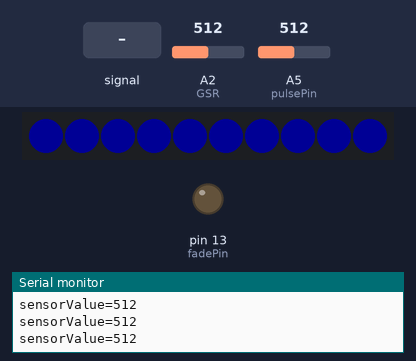
Simulated run of this sketch. Board: Arduino Uno, built with avr-gcc and run on an emulated ATmega328P. Shown: 10 RGB LEDs in strip order, left to right, output pins drawn as LEDs (lit = HIGH), the last lines printed to the serial monitor. The inputs (shaded band) are chosen by the test bench; at power-on: A5 (pulsePin) = 512, A2 (GSR) = 512. Dim RGB values are drawn brighter than linear.

Above: at 1.2 s.
1.3 s: A5 (pulsePin) set to 90
At 1.57 s:
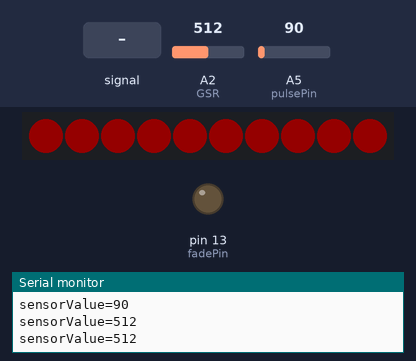
4.3 s: A2 (GSR) set to 306
At 7.2 s:
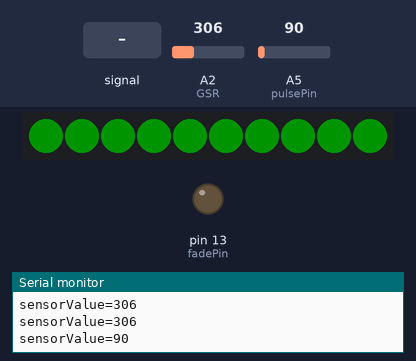
7.3 s: A5 (pulsePin) set to 210
10.3 s: A5 (pulsePin) fed a 200 Hz sine of ±81 counts around its level
11.9 s: A2 (GSR) set to 106
13.4 s: A2 (GSR) set to 91
At 14.03 s:
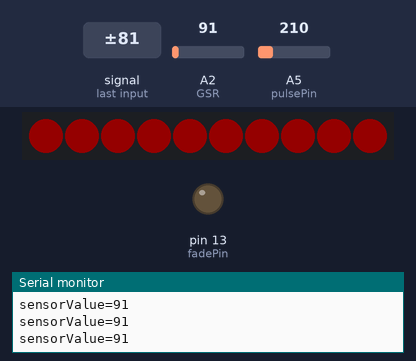
Timing chart, 0 to 16.4 s (numbered marks = the images above; inputs shaded):
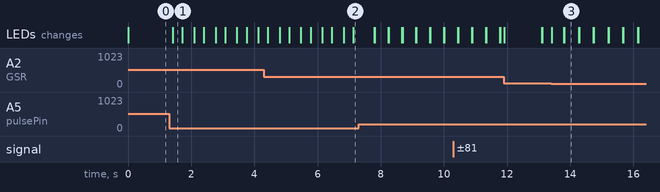

Measured:
- the behaviour switches between 100 and 99 on A2 (GSR) (found by bisection; images 2 and 3)
- after the input at 1.3 s, the LEDs: change after 0.12 s (image 1)
- after the input at 4.3 s, the LEDs: change after 0.13 s (image 2)
- after the input at 13.4 s, the LEDs: change at once (image 3)
- what the display in image 3 shows lasts 0.5 s, from 13.8 s to 14.3 s

The sketch:

project2.ino
```cpp
const int GSR=A2;

#include <Adafruit_NeoPixel.h>

#define PIN 10
#define LED_COUNT 10
#define TOP_DOWN 0
#define DOWN_TOP 1

Adafruit_NeoPixel leds = Adafruit_NeoPixel(LED_COUNT, PIN, NEO_GRB + NEO_KHZ800);

int ledBrightness = 0;
const int pulsePin = A5;                 // Pulse Sensor purple wire connected to analog pin 0
//int blinkPin = 5;                // pin to blink led at each beat
int fadePin = 13;                  // pin to do fancy classy fading blink at each beat
int fadeRate = 0;                 // used to fade LED on with PWM on fadePin

// Volatile Variables, used in the interrupt service routine!
volatile int BPM;                   // int that holds raw Analog in 0. updated every 2mS
volatile int Signal;                // holds the incoming raw data
volatile int IBI = 600;             // int that holds the time interval between beats! Must be seeded!
volatile boolean Pulse = false;     // "True" when User's live heartbeat is detected. "False" when not a "live beat".
volatile boolean QS = false;        // becomes true when Arduoino finds a beat.

// Regards Serial OutPut  -- Set This Up to your needs
static boolean serialVisual = false;   // Set to 'false' by Default.  Re-set to 'true' to see Arduino Serial Monitor ASCII Visual Pulse


void setup(){
  Serial.begin(9600);             // we agree to talk fast!
  pinMode(fadePin,OUTPUT);          // pin that will fade to your heartbeat!
  interruptSetup();

  leds.begin();  // Call this to start up the LED strip.
  clearLEDs();   // This function, defined below, turns all LEDs off...
  leds.show();   // ...but the LEDs don't actually update until you call this.

}

void loop(){

  int sensorValue=analogRead(GSR);
  Serial.print("sensorValue=");
  Serial.println(sensorValue);

  setLedColors(sensorValue);

  if (QS == true){
    ledBrightness = 255;
    QS = false;
  }

  setLedBrightness();
  delay(10);

}


void setLedColors(int gsrVal)
{

//  uint32_t pixelColor = leds.Color(255, 255, 255);

  uint32_t pixelColor = 0;

  if (gsrVal >= 400) {
    pixelColor = leds.Color(0, 0, 255);

  } else if (gsrVal >= 300) {
    pixelColor = leds.Color(0, 255, 0);

  } else if (gsrVal >= 200) {
    pixelColor = leds.Color(255, 255, 0);

  } else if (gsrVal >= 100) {
    pixelColor = leds.Color(255, 69, 0);

  } else {
    pixelColor = leds.Color(255, 0, 0);
  }

  for (int i=0; i<LED_COUNT; i++)
  {
    leds.setPixelColor(i, pixelColor);
  }
  leds.show();
}

void clearLEDs()
{
  for (int i=0; i<LED_COUNT; i++)
  {
    leds.setPixelColor(i, 0);
  }
}

void setLedBrightness(){
    ledBrightness -= 13;                         //  set LED fade value
    ledBrightness = constrain(ledBrightness,20,255);   //  keep LED fade value from going into negative numbers!

    leds.setBrightness(ledBrightness);
}
```

AllSerialHandling.ino
```cpp
//////////
/////////  All Serial Handling Code,
/////////  It's Changeable with the 'serialVisual' variable
/////////  Set it to 'true' or 'false' when it's declared at start of code.
/////////

void serialOutput(){   // Decide How To Output Serial.
 if (serialVisual == true){
     arduinoSerialMonitorVisual('-', Signal);   // goes to function that makes Serial Monitor Visualizer
 } else{
      sendDataToSerial('S', Signal);     // goes to sendDataToSerial function
 }
}


//  Decides How To OutPut BPM and IBI Data
void serialOutputWhenBeatHappens(){
 if (serialVisual == true){            //  Code to Make the Serial Monitor Visualizer Work
    Serial.print("*** Heart-Beat Happened *** ");  //ASCII Art Madness
    Serial.print("BPM: ");
    Serial.print(BPM);
    Serial.print("  ");
 } else{
        sendDataToSerial('B',BPM);   // send heart rate with a 'B' prefix
        sendDataToSerial('Q',IBI);   // send time between beats with a 'Q' prefix
 }
}


//  Sends Data to Pulse Sensor Processing App, Native Mac App, or Third-party Serial Readers.
void sendDataToSerial(char symbol, int data ){
    Serial.print(symbol);

    Serial.println(data);
  }


//  Code to Make the Serial Monitor Visualizer Work
void arduinoSerialMonitorVisual(char symbol, int data ){
  const int sensorMin = 0;      // sensor minimum, discovered through experiment
const int sensorMax = 1024;    // sensor maximum, discovered through experiment

  int sensorReading = data;
  // map the sensor range to a range of 12 options:
  int range = map(sensorReading, sensorMin, sensorMax, 0, 11);

  // do something different depending on the
  // range value:
  switch (range) {
  case 0:
    Serial.println("");     /////ASCII Art Madness
    break;
  case 1:
    Serial.println("---");
    break;
  case 2:
    Serial.println("------");
    break;
  case 3:
    Serial.println("---------");
    break;
  case 4:
    Serial.println("------------");
    break;
  case 5:
    Serial.println("--------------|-");
    break;
  case 6:
    Serial.println("--------------|---");
    break;
  case 7:
    Serial.println("--------------|-------");
    break;
  case 8:
    Serial.println("--------------|----------");
    break;
  case 9:
    Serial.println("--------------|----------------");
    break;
  case 10:
    Serial.println("--------------|-------------------");
    break;
  case 11:
    Serial.println("--------------|-----------------------");
    break;

  }
}
```

Interrupt.ino
```cpp
volatile int rate[10];                    // array to hold last ten IBI values
volatile unsigned long sampleCounter = 0;          // used to determine pulse timing
volatile unsigned long lastBeatTime = 0;           // used to find IBI
volatile int P =512;                      // used to find peak in pulse wave, seeded
volatile int T = 512;                     // used to find trough in pulse wave, seeded
volatile int thresh = 525;                // used to find instant moment of heart beat, seeded
volatile int amp = 100;                   // used to hold amplitude of pulse waveform, seeded
volatile boolean firstBeat = true;        // used to seed rate array so we startup with reasonable BPM
volatile boolean secondBeat = false;      // used to seed rate array so we startup with reasonable BPM


void interruptSetup(){
  // Initializes Timer2 to throw an interrupt every 2mS.
  TCCR2A = 0x02;     // DISABLE PWM ON DIGITAL PINS 3 AND 11, AND GO INTO CTC MODE
  TCCR2B = 0x06;     // DON'T FORCE COMPARE, 256 PRESCALER
  OCR2A = 0X7C;      // SET THE TOP OF THE COUNT TO 124 FOR 500Hz SAMPLE RATE
  TIMSK2 = 0x02;     // ENABLE INTERRUPT ON MATCH BETWEEN TIMER2 AND OCR2A
  sei();             // MAKE SURE GLOBAL INTERRUPTS ARE ENABLED
}


// THIS IS THE TIMER 2 INTERRUPT SERVICE ROUTINE.
// Timer 2 makes sure that we take a reading every 2 miliseconds
ISR(TIMER2_COMPA_vect){                         // triggered when Timer2 counts to 124
  cli();                                      // disable interrupts while we do this
  Signal = analogRead(pulsePin);              // read the Pulse Sensor
  sampleCounter += 2;                         // keep track of the time in mS with this variable
  int N = sampleCounter - lastBeatTime;       // monitor the time since the last beat to avoid noise

    //  find the peak and trough of the pulse wave
  if(Signal < thresh && N > (IBI/5)*3){       // avoid dichrotic noise by waiting 3/5 of last IBI
    if (Signal < T){                        // T is the trough
      T = Signal;                         // keep track of lowest point in pulse wave
    }
  }

  if(Signal > thresh && Signal > P){          // thresh condition helps avoid noise
    P = Signal;                             // P is the peak
  }                                        // keep track of highest point in pulse wave

  //  NOW IT'S TIME TO LOOK FOR THE HEART BEAT
  // signal surges up in value every time there is a pulse
  if (N > 250){                                   // avoid high frequency noise
    if ( (Signal > thresh) && (Pulse == false) && (N > (IBI/5)*3) ){
      Pulse = true;                               // set the Pulse flag when we think there is a pulse
//      digitalWrite(blinkPin,HIGH);                // turn on pin 13 LED
      IBI = sampleCounter - lastBeatTime;         // measure time between beats in mS
      lastBeatTime = sampleCounter;               // keep track of time for next pulse

      if(secondBeat){                        // if this is the second beat, if secondBeat == TRUE
        secondBeat = false;                  // clear secondBeat flag
        for(int i=0; i<=9; i++){             // seed the running total to get a realisitic BPM at startup
          rate[i] = IBI;
        }
      }

      if(firstBeat){                         // if it's the first time we found a beat, if firstBeat == TRUE
        firstBeat = false;                   // clear firstBeat flag
        secondBeat = true;                   // set the second beat flag
        sei();                               // enable interrupts again
        return;                              // IBI value is unreliable so discard it
      }


      // keep a running total of the last 10 IBI values
      word runningTotal = 0;                  // clear the runningTotal variable

      for(int i=0; i<=8; i++){                // shift data in the rate array
        rate[i] = rate[i+1];                  // and drop the oldest IBI value
        runningTotal += rate[i];              // add up the 9 oldest IBI values
      }

      rate[9] = IBI;                          // add the latest IBI to the rate array
      runningTotal += rate[9];                // add the latest IBI to runningTotal
      runningTotal /= 10;                     // average the last 10 IBI values
      BPM = 60000/runningTotal;               // how many beats can fit into a minute? that's BPM!
      QS = true;                              // set Quantified Self flag
      // QS FLAG IS NOT CLEARED INSIDE THIS ISR
    }
  }

  if (Signal < thresh && Pulse == true){   // when the values are going down, the beat is over
//    digitalWrite(blinkPin,LOW);            // turn off pin 13 LED
    Pulse = false;                         // reset the Pulse flag so we can do it again
    amp = P - T;                           // get amplitude of the pulse wave
    thresh = amp/2 + T;                    // set thresh at 50% of the amplitude
    P = thresh;                            // reset these for next time
    T = thresh;
  }

  if (N > 2500){                           // if 2.5 seconds go by without a beat
    thresh = 512;                          // set thresh default
    P = 512;                               // set P default
    T = 512;                               // set T default
    lastBeatTime = sampleCounter;          // bring the lastBeatTime up to date
    firstBeat = true;                      // set these to avoid noise
    secondBeat = false;                    // when we get the heartbeat back
  }

  sei();                                   // enable interrupts when youre done!
}// end isr
```

Timer_Interrupt_Notes.ino
```cpp
/*
  These notes put together by Joel Murphy for Pulse Sensor Amped, 2015

  The code that this section is attached to uses a timer interrupt
  to sample the Pulse Sensor with consistent and regular timing.
  The code is setup to read Pulse Sensor signal at 500Hz (every 2mS).
  The reasoning for this can be found here:
  http://pulsesensor.com/pages/pulse-sensor-amped-arduino-v1dot1

  There are issues with using different timers to control the Pulse Sensor sample rate.
  Sometimes, user will need to switch timers for access to other code libraries.
  Also, some other hardware may have different timer setup requirements. This page
  will cover those different needs and reveal the necessary settings. There are two
  part of the code that will be discussed. The interruptSetup() routine, and
  the interrupt function call. Depending on your needs, or the Arduino variant that you use,
  check below for the correct settings.


  ******************************************************************************************
  ARDUINO UNO, Pro 328-5V/16MHZ, Pro-Mini 328-5V/16MHz (or any board with ATmega328P running at 16MHz)

 >> Timer2

    Pulse Sensor Arduino UNO uses Timer2 by default.
    Use of Timer2 interferes with PWM on pins 3 and 11.
    There is also a conflict with the Tone library, so if you want tones, use Timer1 below.

      void interruptSetup(){
        // Initializes Timer2 to throw an interrupt every 2mS.
        TCCR2A = 0x02;     // DISABLE PWM ON DIGITAL PINS 3 AND 11, AND GO INTO CTC MODE
        TCCR2B = 0x06;     // DON'T FORCE COMPARE, 256 PRESCALER
        OCR2A = 0X7C;      // SET THE TOP OF THE COUNT TO 124 FOR 500Hz SAMPLE RATE
        TIMSK2 = 0x02;     // ENABLE INTERRUPT ON MATCH BETWEEN TIMER2 AND OCR2A
        sei();             // MAKE SURE GLOBAL INTERRUPTS ARE ENABLED
      }

    use the following interrupt vector with Timer2

      ISR(TIMER2_COMPA_vect)

 >> Timer1

    Use of Timer1 interferes with PWM on pins 9 and 10.
    The Servo library also uses Timer1, so if you want servos, use Timer2 above.

      void interruptSetup(){
        // Initializes Timer1 to throw an interrupt every 2mS.
        TCCR1A = 0x00; // DISABLE OUTPUTS AND PWM ON DIGITAL PINS 9 & 10
        TCCR1B = 0x11; // GO INTO 'PHASE AND FREQUENCY CORRECT' MODE, NO PRESCALER
        TCCR1C = 0x00; // DON'T FORCE COMPARE
        TIMSK1 = 0x01; // ENABLE OVERFLOW INTERRUPT (TOIE1)
        ICR1 = 16000;  // TRIGGER TIMER INTERRUPT EVERY 2mS
        sei();         // MAKE SURE GLOBAL INTERRUPTS ARE ENABLED
      }

    Use the following ISR vector for the Timer1 setup above

      ISR(TIMER1_OVF_vect)

 >> Timer0

    DON'T USE TIMER0! Timer0 is used for counting delay(), millis(), and micros().
                      Messing with Timer0 is highly unadvised!

  ******************************************************************************************
  ARDUINO Fio, Lilypad, ProMini328-3V/8MHz (or any board with ATmega328P running at 8MHz)

  >> Timer2

    Pulse Sensor Arduino UNO uses Timer2 by default.
    Use of Timer2 interferes with PWM on pins 3 and 11.
    There is also a conflict with the Tone library, so if you want tones, use Timer1 below.

      void interruptSetup(){
        // Initializes Timer2 to throw an interrupt every 2mS.
        TCCR2A = 0x02;     // DISABLE PWM ON DIGITAL PINS 3 AND 11, AND GO INTO CTC MODE
        TCCR2B = 0x05;     // DON'T FORCE COMPARE, 128 PRESCALER
        OCR2A = 0X7C;      // SET THE TOP OF THE COUNT TO 124 FOR 500Hz SAMPLE RATE
        TIMSK2 = 0x02;     // ENABLE INTERRUPT ON MATCH BETWEEN TIMER2 AND OCR2A
        sei();             // MAKE SURE GLOBAL INTERRUPTS ARE ENABLED
      }

    use the following interrupt vector with Timer2

      ISR(TIMER2_COMPA_vect)

 >> Timer1

    Use of Timer1 interferes with PWM on pins 9 and 10.
    The Servo library also uses Timer1, so if you want servos, use Timer2 above.

      void interruptSetup(){
        // Initializes Timer1 to throw an interrupt every 2mS.
        TCCR1A = 0x00; // DISABLE OUTPUTS AND PWM ON DIGITAL PINS 9 & 10
        TCCR1B = 0x11; // GO INTO 'PHASE AND FREQUENCY CORRECT' MODE, NO PRESCALER
        TCCR1C = 0x00; // DON'T FORCE COMPARE
        TIMSK1 = 0x01; // ENABLE OVERFLOW INTERRUPT (TOIE1)
        ICR1 = 8000;  // TRIGGER TIMER INTERRUPT EVERY 2mS
        sei();         // MAKE SURE GLOBAL INTERRUPTS ARE ENABLED
      }

    Use the following ISR vector for the Timer1 setup above

      ISR(TIMER1_OVF_vect)

 >> Timer0

    DON'T USE TIMER0! Timer0 is used for counting delay(), millis(), and micros().
                      Messing with Timer0 is highly unadvised!


  ******************************************************************************************
  ARDUINO Leonardo (or any board with ATmega32u4 running at 16MHz)

  >> Timer1

    Use of Timer1 interferes with PWM on pins 9 and 10.

      void interruptSetup(){
          TCCR1A = 0x00;
          TCCR1B = 0x0C; // prescaler = 256
          OCR1A = 0x7C;  // count to 124
          TIMSK1 = 0x02;
          sei();
      }

  The only other thing you will need is the correct ISR vector in the next step.

      ISR(TIMER1_COMPA_vect)


  ******************************************************************************************
  ADAFRUIT Flora, ARDUINO Fio v3 (or any other board with ATmega32u4 running at 8MHz)

  >> Timer1

    Use of Timer1 interferes with PWM on pins 9 and 10.

      void interruptSetup(){
          TCCR1A = 0x00;
          TCCR1B = 0x0C; // prescaler = 256
          OCR1A = 0x3E;  // count to 62
          TIMSK1 = 0x02;
          sei();
      }

  The only other thing you will need is the correct ISR vector in the next step.

      ISR(TIMER1_COMPA_vect)

  ******************************************************************************************
  ADAFRUIT Gemma (or any other board with ATtiny85 running at 8MHz)

    NOTE: Gemma does not do serial communication!
          Comment out or remove the Serial code in the Arduino sketch!

  Timer1

    Use of Timer1 breaks PWM output on pin D1

      void interruptSetup(){
        TCCR1 = 0x88;      // Clear Timer on Compare, Set Prescaler to 128 TEST VALUE
        GTCCR &= 0x81;     // Disable PWM, don't connect pins to events
        OCR1C = 0x7C;      // Set the top of the count to  124 TEST VALUE
        OCR1A = 0x7C;      // Set the timer to interrupt after counting to TEST VALUE
        bitSet(TIMSK,6);   // Enable interrupt on match between TCNT1 and OCR1A
        sei();             // Enable global interrupts
      }

    The only other thing you will need is the correct ISR vector in the next step.

      ISR(TIMER1_COMPA_vect)


  ******************************************************************************************


  ******************************************************************************************


  ******************************************************************************************


  ******************************************************************************************


  ******************************************************************************************


  ******************************************************************************************


  ******************************************************************************************


*/
```
